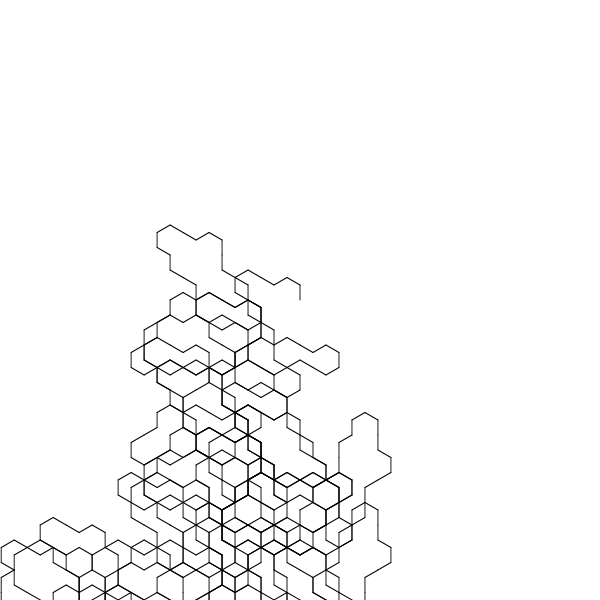
Frame 1 (no input)
Frame 60 (no input): identical to frame 1, image omitted
Frame 120 (the mouse pressed at the canvas centre since frame 60): identical to frame 1, image omitted

The p5.js sketch that drew this single still picture (run headless with seeded random() and noise() and a simulated clock; from frame 60 on, the mouse is pressed at the canvas centre):

// p5.js sketch
// ── sketch.js

// Point = P, Rectangle = R, line = F, Line*4 = D
// You can play around with length, angle, strokeweight, colors,...

let premise = 'FA';
  let rules = {
    F: 'F-AF',
    A: 'F+FA',
  }
let bigRule;


let length = 50;
let angle = 60;

function setup() {
  createCanvas(600, 600);
  angleMode(DEGREES);
  bigRule = resolveRules(premise, rules, 5);
  print(bigRule);
  
}

function draw() {
  background('white');
  stroke('black');
  strokeWeight(3);
  //noFill();
  translate(width / 2, height / 2);
  rotate(-90);
  scale(0.3);

  drawShape(bigRule);
   // angle += 1;
  // length += 0.1;
}

function resolveRules(startRule, rules, depth) {
  let endRule = '';
  for (let currentLetter of startRule) {
    if (currentLetter in rules) {
      endRule += rules[currentLetter];
    } else {
      endRule += currentLetter;
    }
  }
  if (depth >= 1) {
    endRule = resolveRules(endRule, rules, depth - 1);
  }
  return endRule;
}


function drawShape(rule)  {
  for (let c of rule) {
    if (c === 'F') {
      line(0, 0, length, 0);
      translate(length, 0);
    } else if (c === 'R') {
      rect(0, 0, length, length);
      translate(length, 0);
    } else if (c === 'P') {
      point(0, 0);
      translate(length/2, 0);
    } else if (c === 'D') {
      line(0, 0, length * 4, 0);
      translate(length*4, 0);
    } else if (c === 'f') {
      translate(0, length, 0);
    } else if (c === '+') {
      rotate(angle);
    } else if (c === '-') {
      rotate(-angle);
    } else if (c === '[') {
      push();
    } else if (c === ']') {
      pop();
    } else if (c === '>') {
      scale(1.2);
    } else if (c === '<') {
      scale(0.8);
   
    }
  }
}
